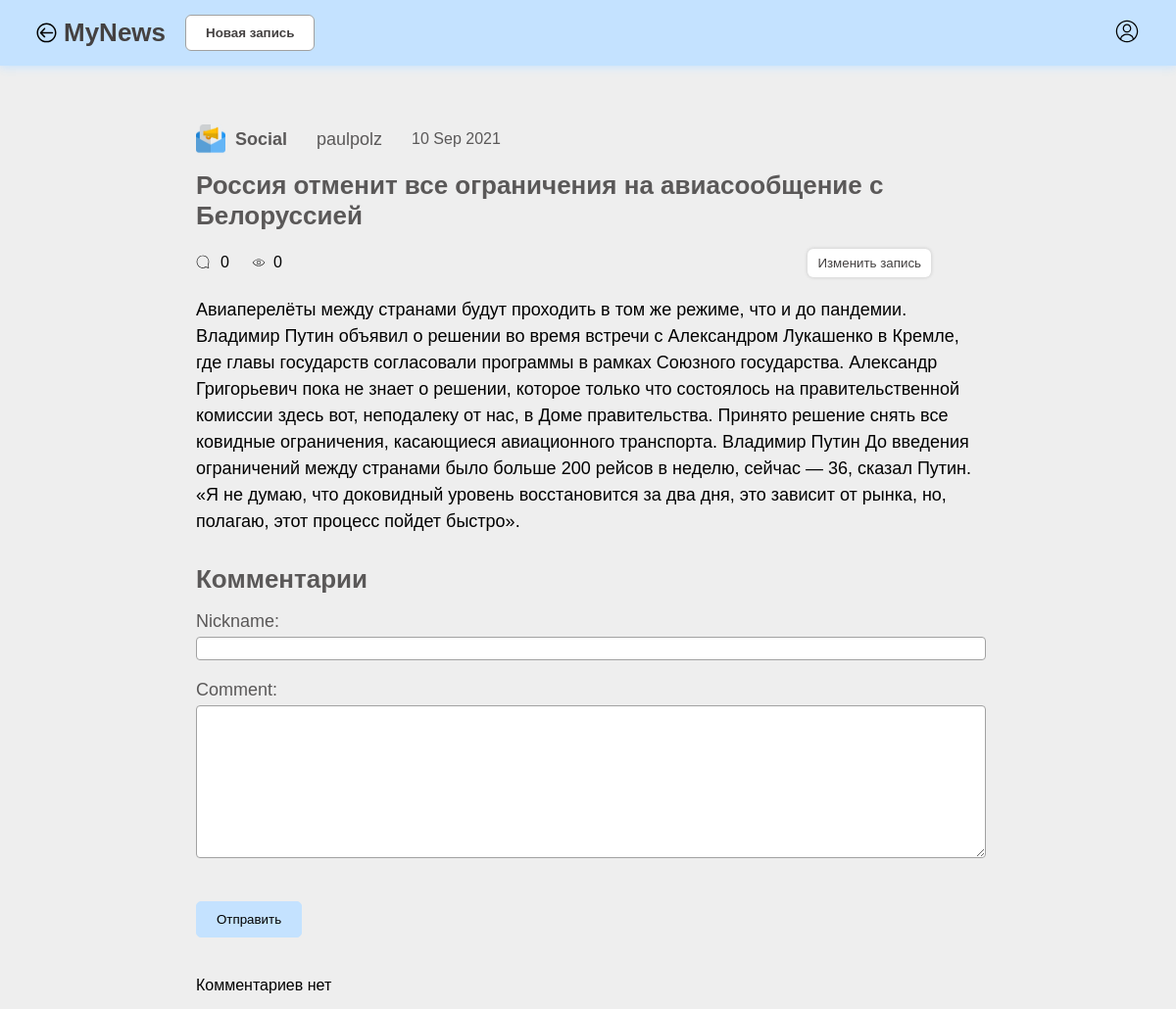
Screenshot of /news_detail/13 with the database file from the repository.
### app_news/models.py (models this page shows, shortened)
class Category(models.Model):
    name = models.CharField(max_length=50, verbose_name='Название категории')
    logo = models.ImageField(upload_to='images/cates_logo/', blank=True)
    def __str__(self):
        return self.name

class News(models.Model):
    title = models.CharField(max_length=100, verbose_name='Заголовок новости')
    author = models.ForeignKey('Profile', default=None, on_delete=models.CASCADE, verbose_name='Автор')
    category = models.ForeignKey('Category', default=None, on_delete=models.CASCADE, verbose_name='Категория')
    text = models.TextField(verbose_name='Содержание')
    date_created = models.DateTimeField(auto_now_add=True)
    date_updated = models.DateTimeField(auto_now=True)
    is_active = models.BooleanField(verbose_name='Флаг активности')
    views_count = models.BigIntegerField(default=0)

class Profile(models.Model):
    user = models.OneToOneField(User, on_delete=models.CASCADE)
    user_nick = models.CharField(max_length=25, verbose_name='Псевдоним пользователя')
    first_name = models.CharField(max_length=100, blank=True, null=True, verbose_name='Имя пользователя')
    last_name = models.CharField(max_length=100, blank=True, null=True, verbose_name='Фамилия пользователя')
    phone = PhoneNumberField(unique=True, blank=True, null=True, verbose_name='Телефон')
    email = models.EmailField(unique=True, blank=True, null=True, max_length=256, verbose_name='Email')
    is_author = models.BooleanField(verbose_name='Может ли пользователь публиковать новости?')

### app_news/views.py (the view, shortened to what this page needs)
# urls.py: path('news_detail/<int:pk>', NewsDetailView.as_view(), name='news_detail'),
class NewsDetailView(DetailView):
    model = News
    template_name = 'app_news/news_detail.html'
    context_object_name = 'news_detail'
    def get_context_data(self, **kwargs):
        comment_object = super().get_object()
        context = super(NewsDetailView, self).get_context_data()
        context['comment_form'] = NewCommentForm()
        context['comments'] = Comment.objects.filter(news_item_id=comment_object.id)
        context['comments_count'] = Comment.objects.filter(news_item_id=comment_object.id).count()
        context['category'] = Category.objects.get(name=comment_object.category)
        context['date_created'] = News.objects.get(id=comment_object.id).date_created.date()
        comment_object.views_count = comment_object.views_count + 1
        comment_object.save()
        return context

### app_news/forms.py
class NewCommentForm(forms.Form):
    nickname = forms.CharField(max_length=25)
    comment = forms.CharField(widget=forms.Textarea)

### app_news/templates/app_news/news_detail.html (shortened to what this page needs)
<!DOCTYPE html>
{% load static %}
<html lang="en">
<head>
    <link rel="stylesheet" href="{% static 'css/fonts.css'%}" type="text/css">
    <link rel="stylesheet" href="{% static 'css/news_detail/style.css'%}" type="text/css">
</head>
<body>
    <header class="header">
        <nav class="header__nav">
            <div class="nav-item header__nav-post">
                <a href="/news_list" class="nav-item__logo">
                    MyNews
                </a>
                <button class="nav-item__postbutton">
                    <a href="/news_list/create">
                        Новая запись
                    </a>
                </button>
            </div>
            <div class="nav-item header__nav-login">
                {% if request.user.is_authenticated %}
                <button class="nav-item__login logout">
                    <a href="/logout" class="nav-item__login-link"></a>
                </button>
                {% else %}
                <button class="nav-item__login">
                    <a href="/login" class="nav-item__login-link"></a>
                </button>
                {% endif %}
            </div>
        </nav>
    </header>
    <main class="main">
        <div class="main__container">
            <div class="post-details main__container-post-details">
                <div class="post-details__category">
                    <img src="/media/{{ category.logo }}" alt="" class="post-details__category-img">
                    <p class="post-details__category-p">
                        {{ news_detail.category }}
                    </p>
                </div>
                <div class="post-details__author">
                    {{ news_detail.author.user_nick }}
                </div>
                <div class="post-details__date">
                    {{ date_created|date:"d M Y" }}
                </div>
            </div>
            <h1 class="main__container-header">
                {{ news_detail.title }}
            </h1>
            <div class="about-post main__container-aboutpost">
                <div class="reactions about-post__reactions">
                    <div class="reactions__comments">
                        <p class="reactions__comments-p">
                            {{ comments_count }}
                        </p>
                    </div>
                    <div class="reactions__views">
                        <p class="reactions__views-p">
                            {{ news_detail.views_count }}
                        </p>
                    </div>
                </div>
                <div class="about-post__update">
                    <button class="about-post__update-btn">
                        <a href="/news_detail/{{ news_detail.id }}/update">
                            Изменить запись
                        </a>
                    </button>
                </div>
            </div>
            <p class="main__container-p">
                {{ news_detail.text }}
            </p>
            <div class="comments main__container-comments">
                <h1 class="comments_header">
                    Комментарии
                </h1>
                <div class="comments__block">
                    <div class="comment-form comments__block-write">
                        <form method="POST" action="/news_detail/{{ news_detail.id }}">
                            {% if user.is_authenticated %}
                            <input type="hidden" name="{{ comment_form.user.name }}" id="{{ comment_form.user.id_for_label }}" value="{{ user }}" readonly>
                            {% else %}
                            <div class="comment-form__label">
                                {{ comment_form.nickname.label_tag }}
                            </div>
                            <div class="comment-form__input">
                                {{ comment_form.nickname }}
                            </div>
                            {% endif %}
                            <div class="comment-form__label">
                                {{ comment_form.comment.label_tag }}
                            </div>
                            <div class="comment-form__input">
                                {{ comment_form.comment }}
                            </div>
                            <button type="submit" class="form__submit-button">
                                Отправить
                            </button>
                        </form>
                    </div>
                    <div class="comments__block-read">
                        <ul class="comments__list">
                            {% if comments %}
                            <li class="comment comments__list-comment">
                                {% for comment in comments %}
                                <div class="comment__author">
                                    {% if comment.user is not null %}
                                    {{ comment.user }}
                                    {% else %}
                                    {{ comment.nickname }} (Anonymous)
                                    {% endif %}
                                </div>
                                <p class="comment__text">
                                    {{ comment.comment }}
                                </p>
                                {% endfor %}
                                {% else %}
                                    Комментариев нет
                            {% endif%}
                        </ul>
                    </div>
                </div>
            </div>
        </div>
    </main>
</body>
</html>

### app_news/static/css/news_detail/style.css (style rules this page uses)
body { margin: 0; height: 100%; font-family: "Graphic", sans-serif; background-color: #eeeeee; }
a { text-decoration: none; color: rgb(68, 65, 65) }
ul, li, p { margin: 0; padding: 0; list-style-type: none; }
button { margin: 0; padding: 0; border: 0; }
.header { background-color: rgb(196, 226, 255); box-shadow: 0 0 10px 1px rgba(196, 226, 255, 1); }
.header__nav { display: flex; justify-content: space-between; align-items: center; }
.header__nav-post { margin: 15px 0px 15px 35px; display: flex; align-items: center; }
.nav-item__logo { padding-left: 30px; background: url('../../img/news_detail/arrow_to_main.svg') no-repeat left 3px; font-family: "Graphic", sans-serif; font-size: 26px; font-weight: 600; }
.nav-item__postbutton { margin-left: 20px; padding: 10px 20px; font-weight: 600; border: 0.5px solid rgb(161, 161, 161); border-radius: 6px; background-color: white; }
.nav-item__login { margin-right: 35px; height: 30px; width: 30px; position: relative; background: url("../../img/news_list/to_login_logo.svg") no-repeat; background-size: 100%; }
.nav-item__login-link { position: absolute; top: 0; left: 0; display: block; width: 100%; height: 100%; text-decoration: none; z-index: 1; }
.main { display: flex; flex-direction: column; align-items: center; }
.main__container { margin-top: 60px; max-width: 800px; }
.post-details { display: flex; align-items: center; }
.post-details__category { display: flex; align-items: center; }
.post-details__category-img { height: 30px; width: 30px; }
.post-details__category-p { margin-left: 10px; color: rgb(90, 88, 88); font-size: 18px; font-weight: 600; }
.post-details__author { margin-left: 30px; color: rgb(90, 88, 88); font-size: 18px; font-weight: 400; }
.post-details__date { margin-left: 30px; color: rgb(90, 88, 88); font-size: 16px; font-weight: 400; }
.main__container-header { max-width: 750px; color: rgb(90, 88, 88); font-size: 26px; }
.main__container-aboutpost { display: flex; justify-content: space-between; align-items: center; }
.about-post__reactions { display: flex; }
.reactions__comments { background: url("../../img/news_detail/comments_count.svg") left 1px no-repeat; }
.reactions__comments-p { padding-left: 25px; }
.reactions__views { margin-left: 20px; background: url("../../img/news_detail/views_count.svg") left 1px no-repeat; background-size: 20px 20px; }
.reactions__views-p { padding-left: 25px; }
.about-post__update { margin-right: 50px; }
.about-post__update-btn { padding: 7px 10px; background-color: white; border-radius: 6px; box-shadow: 0 0 3px 1px rgba(90, 88, 88, 0.158); }
.main__container-p { margin-top: 20px; font-weight: 300; line-height: 1.5; font-size: 18px; }
.main__container-comments { margin-top: 30px; }
.comments_header { color: rgb(90, 88, 88); font-size: 26px; }
.comment-form__label { margin-bottom: 5px; color: rgb(90, 88, 88); font-size: 18px; }
input, textarea { margin-bottom: 20px; width: 800px; min-height: 20px; border: 1px solid rgb(161, 161, 161); border-radius: 4px; }
.form__submit-button { margin-top: 20px; padding: 10px 20px; background-color: rgb(196, 226, 255); border: 1px solid rgba(196, 226, 255, 1); border-radius: 5px; font-weight: 500; }
.comments__list { display: block; margin-top: 30px; padding: 10px 30px 15px 0px; }

### rows the page displays
Category: logo (picture)
News: category "Social", author.user_nick "paulpolz", title "Россия отменит все ограничения на авиасообщение с Белоруссией", views_count "0", text "Авиаперелёты между странами будут проходить в том же режиме, что и до пандемии. Владимир Путин объявил о решении во время встречи с Александром Лукашенко в Кремле, где главы государств согласовали программы в рамках Союзного государства. Александр Григорьевич пока не знает о решении, которое только что состоялось на правительственной комиссии здесь вот, неподалеку от нас, в Доме правительства. Принято решение снять все ковидные ограничения, касающиеся авиационного транспорта. Владимир Путин До введения ограничений между странами было больше 200 рейсов в неделю, сейчас — 36, сказал Путин. «Я не думаю, что доковидный уровень восстановится за два дня, это зависит от рынка, но, полагаю, этот…"

### other values shown
{{ date_created|date:"d M Y" }} "10 Sep 2021"
{{ comments_count }} "0"
{{ comment_form.nickname.label_tag }} "Nickname:"
{{ comment_form.comment.label_tag }} "Comment:"
